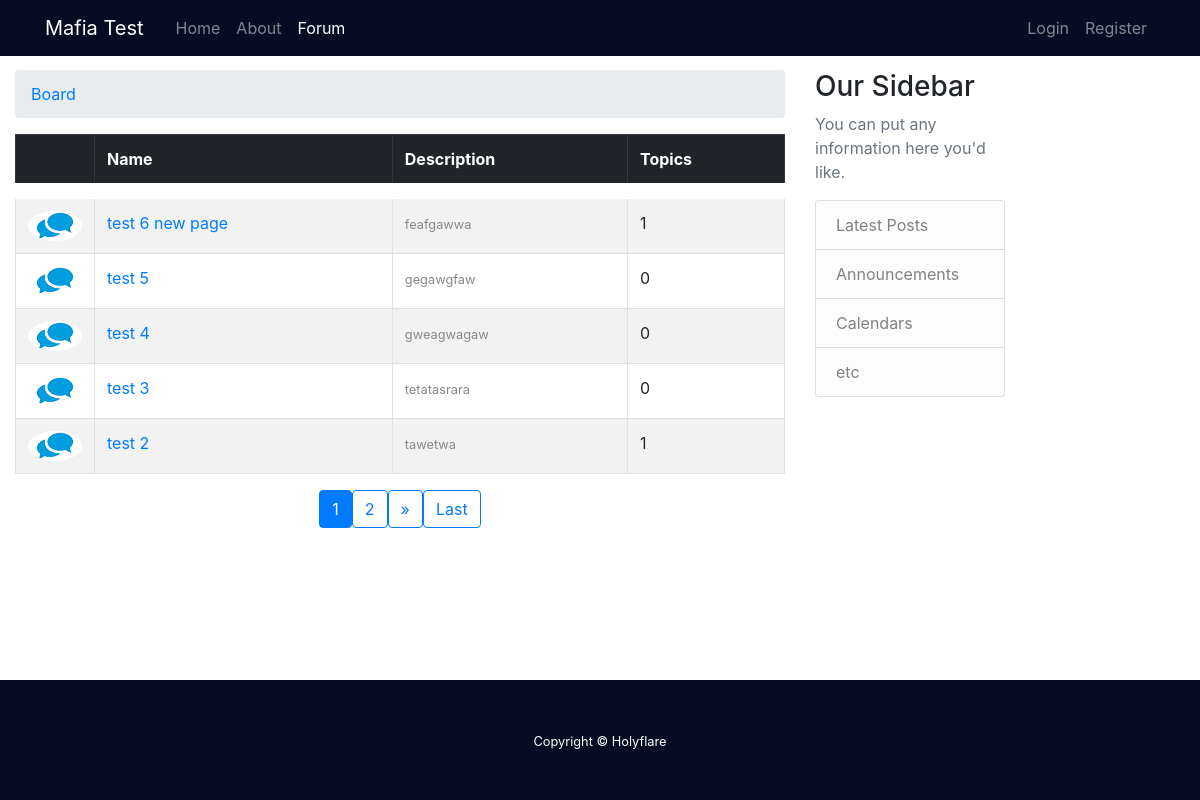
The app's page /forum/ with its own data.
### forum/models.py (models this page shows, shortened)
class Board(models.Model):
    name = models.CharField(max_length=30, unique=True)
    description = models.CharField(max_length=100)
    date_posted = models.DateTimeField(default=timezone.now)

### forum/views.py (the view)
# urls.py: path('forum/', forum.views.BoardListView.as_view(), name='forum-boards'),
class BoardListView(ListView):
    model = Board
    template_name = 'forum/testforum.html'
    context_object_name = 'boards'
    ordering = ['-date_posted']
    paginate_by = 5

### forum/templates/forum/testforum.html (shortened to what this page needs)
{% extends "forum/base.html" %}
{% load static %}
{% block stylesheet %}
<link rel="stylesheet" type="text/css" href="{%static 'forum/testforum.css'%}">
{%endblock%}
{% load static %}
{% block content %}
<div class="container-fluid">
    <div class="row">
        <div class="col-md-8">
            <nav aria-label="breadcrumb">
                <ol class="breadcrumb">
                    <li class="breadcrumb-item"><a href="#">Board</a></li>
                </ol>
            </nav>
          <div class="row">
    <div class="col-md-12">
        <table class="table table-striped table-bordered table-hover">
        <thead class="thead-dark bg-warning">
          <tr>
            <th scope="col"></th>
            <th scope="col">Name</th>
            <th scope="col">Description</th>
            <th scope="col">Topics</th>
          </tr>
        </thead>
    <tbody>
    {% for board in boards %}
        <tr>
            <td class="testwidthtd">
                <img class="rounded-circle article-img" src="{% static 'forum/forum-icon-5.jpg' %}" alt="My image" style="width:50px,height:50px;">
            </td>
            <td>
                <a href="{% url 'forum-topics' board.pk %}">{{ board.name }}</a>
            </td>
            <td><small style="color: #888">{{ board.description }}</small></td>
            <td>{{ board.topics.count }}</td>
        </tr>
    {% endfor %}
    </tbody>
    </table>
</div>
</div>
        </div>
        <div class="col-md-3">
            <div class="content-section">
                <h3>Our Sidebar</h3>
                <p class='text-muted'>You can put any information here you'd like.
                <ul class="list-group">
                    <li class="list-group-item list-group-item-light">Latest Posts</li>
                    <li class="list-group-item list-group-item-light">Announcements</li>
                    <li class="list-group-item list-group-item-light">Calendars</li>
                    <li class="list-group-item list-group-item-light">etc</li>
                </ul>
                </p>
            </div>
        </div>
    </div>
<div class="row">
    <div id="testpage" class="col-md-8">
        {% if is_paginated %}
        {% for num in page_obj.paginator.page_range %}
          {% if page_obj.number == num %}
            <a class="btn btn-primary mb-4" href="?page={{ num }}">{{ num }}</a>
          {% elif num > page_obj.number|add:'-3' and num < page_obj.number|add:'3' %}
            <a class="btn btn-outline-primary mb-4" href="?page={{ num }}">{{ num }}</a>
          {% endif %}
        {% endfor %}
        {% if page_obj.has_next %}
          <a class="btn btn-outline-primary mb-4" href="?page={{ page_obj.next_page_number  }}">&raquo;</a>
          <a class="btn btn-outline-primary mb-4" href="?page={{ page_obj.paginator.num_pages }}">Last</a>
        {% endif %}
      {% endif %}
    </div>
</div>
</div>
</div>
{% endblock content %}

### forum/static/forum/testforum.css (style rules this page uses)
body { padding-top: 70px; padding-bottom: 100px; height: 100% }
.table .thead-dark th { border-bottom: 1rem solid white; }
#testpage { display: flex; align-items: center; justify-content: center; }
.content-section { padding-right: 5rem; }
.col-md-8, .leftcolumn { width: 75% }
.col-md-8, .rightcolumn { width: 25% }
td.testwidthtd { width: 0.1rem; }

### records on screen
Board: name "test 6 new page", description "feafgawwa", topics.count "1"
Board: name "test 5", description "gegawgfaw", topics.count "0"
Board: name "test 4", description "gweagwagaw", topics.count "0"
Board: name "test 3", description "tetatasrara", topics.count "0"
Board: name "test 2", description "tawetwa", topics.count "1"

### other values on screen
{{ num }} "1"
{{ num }} "2"
